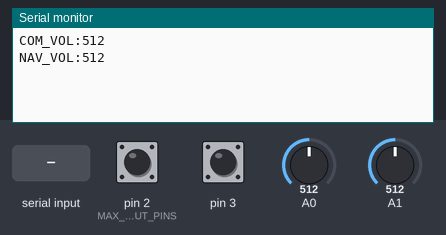
This sketch was run on a simulated Arduino Uno, built with avr-gcc and run on an emulated ATmega328P. Parts: the last lines printed to the serial monitor. The test bench sets the inputs (shaded band); at power-on: A0 = 512, A1 = 512, pin 2 (MAX_INPUT_PINS) HIGH, pin 3 HIGH.

Above: at 1.2 s.
1.3 s: "ID\n" received over Serial
At 2.0 s:
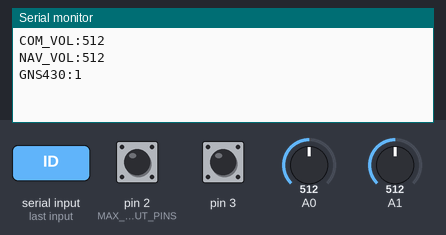
2.8 s: A0 set to 716
At 3.7 s:
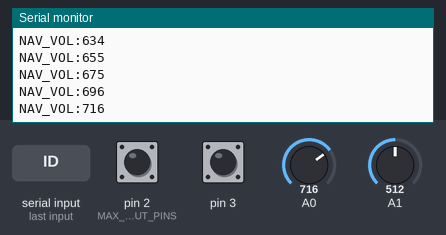
4.3 s: A1 set to 716
At 5.5 s:
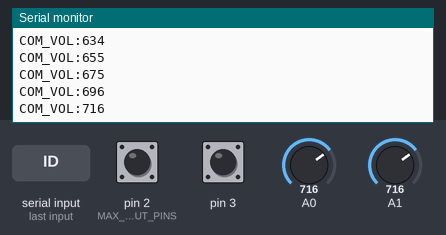
5.8 s: A0 set to 900
At 6.8 s:
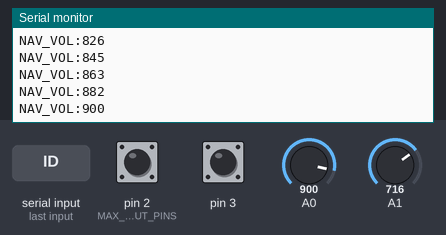
7.3 s: A1 set to 900
At 8.5 s:
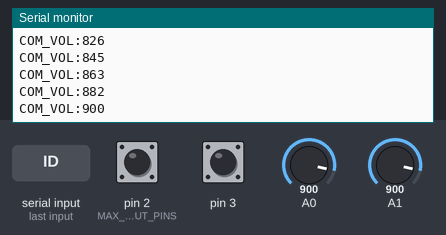

Measured:
- after the input at 1.3 s, the serial monitor: prints a new line at once (image 1)
- after the input at 2.8 s, the serial monitor: prints a new line at once (image 2)
- after the input at 4.3 s, the serial monitor: prints a new line at once (image 3)
- after the input at 5.8 s, the serial monitor: prints a new line at once (image 4)
- after the input at 7.3 s, the serial monitor: prints a new line at once (image 5)

The sketch:

gns430.ino
```cpp
#include <movingAvg.h>

#include <Wire.h>
#include <SparkFunSX1509.h>

#define EXPANDER_COUNT 2

#define MAX_INPUT_PINS 2
#define MAX_INPUTS 16
#define SERIAL_BUF_SIZE 80

class Input {
 public:
  Input(int pin_0, int pin_1) :
    pin_0_mask_(1 << pin_0),
    pin_1_mask_(pin_1 > 0 ? 1 << pin_1 : 0),
    pin_mask_(pin_0_mask_ | pin_1_mask_) {
    pins_[0] = pin_0;
    pins_[1] = pin_1;
    for (int i = 0; i < MAX_INPUT_PINS; ++i) {
      last_[i] = HIGH;
    }
  }

  virtual void initialize(SX1509 *io) {
    io_ = io;
    for (int i = 0; i < MAX_INPUT_PINS; ++i) {
      if (pins_[i] != -1) {
        io_->pinMode(pins_[i], INPUT_PULLUP);
        io_->debouncePin(pins_[i]);
        io_->enableInterrupt(pins_[i], edge_trigger_mode());
      }
    }
  }

  virtual void edge(unsigned int changed_pins) = 0;

  virtual byte edge_trigger_mode() {return RISING;}

  const unsigned int pin_0_mask_;
  const unsigned int pin_1_mask_;
  const unsigned int pin_mask_;
  int pins_[MAX_INPUT_PINS];

 protected:
  SX1509 * io_;
  int last_[MAX_INPUT_PINS];
};

class Button : public Input {
 public:
  Button(int pin, const char *command) :
      Input(pin, -1),
      command_(command) {
  }

  virtual void edge(unsigned int changed_pins) {
    Serial.println(command_);
  }
 private:
  const char *command_;
};

class Toggle : public Input {
 public:
  Toggle(int pin, const char *command, int active) :
      Input(pin, -1),
      command_(command),
      active_(active) {
  }

  virtual void edge(unsigned int changed_pins) {
    Serial.print(command_);
    if (io_->digitalRead(pins_[0]) == active_) {
      Serial.println("_ON");
    } else {
      Serial.println("_OFF");
    }
  }

  virtual byte edge_trigger_mode() { return CHANGE; }
 private:
  const char *command_;
  const int active_;
};

class HoldButton : public Input {
 public:
  HoldButton(int pin, int hold_time_ms, const char *edge_command, const char *hold_command) :
      Input(pin, -1),
      hold_time_ms_(hold_time_ms),
      hold_triggered_(false),
      low_edge_time_ms_(-1),
      edge_command_(edge_command),
      hold_command_(hold_command) {
  }

  virtual void edge(unsigned int changed_pins) {
    if (io_->digitalRead(pins_[0]) == HIGH) {
      if (!hold_triggered_) {
        Serial.println(edge_command_);
      }
      low_edge_time_ms_ = -1;
      hold_triggered_ = false;
    } else {
      low_edge_time_ms_ = millis();
      hold_triggered_ = false;
    }
  }

  virtual byte edge_trigger_mode() { return CHANGE; }

  void scan(int milliseconds) {
    if ( low_edge_time_ms_ == -1 || hold_triggered_) {
      return;
    }
    if (milliseconds - low_edge_time_ms_ >= hold_time_ms_) {
      hold_triggered_ = true;
      Serial.println(hold_command_);
    }
  }

 private:
  int hold_time_ms_;
  int low_edge_time_ms_;
  bool hold_triggered_;
  const char *edge_command_;
  const char *hold_command_;
};

class Encoder : public Input {
 public:
  Encoder(int pin_a, int pin_b, const char *left_command, const char *right_command) :
      Input(pin_a, pin_b),
      left_command_(left_command),
      right_command_(right_command),
      a_val_(0),
      b_val_(0) {}

  virtual void initialize(SX1509 *io) {
    Input::initialize(io);
    scan();
  }

  virtual void edge(unsigned int changed_pins) {
    bool a_changed = (changed_pins & pin_0_mask_) >> pins_[0];
    bool b_changed = (changed_pins & pin_1_mask_) >> pins_[1];
    a_val_ = a_val_ != a_changed;
    b_val_ = b_val_ != b_changed;

    if (a_val_ == b_val_) return;

    if (changed_pins & pin_0_mask_) {
      Serial.println(left_command_);
    } else {
      Serial.println(right_command_);
    }
  }

  virtual byte edge_trigger_mode() { return CHANGE; }

  void scan() {
    a_val_ = io_->digitalRead(pins_[0]);
    b_val_ = io_->digitalRead(pins_[1]);
  }
 private:
  const char *left_command_;
  const char *right_command_;
  bool a_val_;
  bool b_val_;
};

#define PIN_CASE(pin) \
    case 1 << pin:\
      pin_to_input_[pin]->edge(changed_pins);\
      break;


class Expander {
 public:
  Expander(const byte i2c_address, int interrupt_pin, void (*isr)(), Input* inputs[], int num_inputs) :
      i2c_address_(i2c_address),
      interrupt_pin_(interrupt_pin),
      isr_(isr),
      num_inputs_(num_inputs < MAX_INPUTS ? num_inputs : MAX_INPUTS) {
    pinMode(interrupt_pin_, INPUT_PULLUP);
    attachInterrupt(digitalPinToInterrupt(interrupt_pin_),
                  isr_, FALLING);
    if (!io_.begin(i2c_address_))
    {
      Serial.print("Failed to init SX1509 at ");
      Serial.print(i2c_address_);
    }
    io_.debounceTime(1);

    memset(pin_to_input_, NULL, sizeof(pin_to_input_[0]) * MAX_INPUTS);
    for (int i = 0; i < num_inputs_; ++i) {
      inputs_[i] = inputs[i];
      for (int j = 0; j < MAX_INPUT_PINS; ++j) {
        int pin = inputs_[i]->pins_[j];
        if (pin == -1) continue;
        pin_to_input_[pin] = inputs[i];
      }
      inputs_[i]->initialize(&io_);
    }
  }

  void scan() {
    if (interrupt_pending_) {
      interrupt_pending_ = false;
      unsigned int changed_pins = io_.interruptSource();
      switch(changed_pins) {
        PIN_CASE(0)
        PIN_CASE(1)
        PIN_CASE(2)
        PIN_CASE(3)
        PIN_CASE(4)
        PIN_CASE(5)
        PIN_CASE(6)
        PIN_CASE(7)
        PIN_CASE(8)
        PIN_CASE(9)
        PIN_CASE(10)
        PIN_CASE(11)
        PIN_CASE(12)
        PIN_CASE(13)
        PIN_CASE(14)
        PIN_CASE(15)
      }
    }
  }

  volatile bool interrupt_pending_;

 private:
  const byte i2c_address_;
  int interrupt_pin_;
  void (*isr_)();
  SX1509 io_;
  Input* inputs_[MAX_INPUTS];
  Input* pin_to_input_[MAX_INPUTS];
  int num_inputs_;
};


Expander* expanders[EXPANDER_COUNT];

void isr_0() {
  expanders[0]->interrupt_pending_ = true;
}

void isr_1() {
  expanders[1]->interrupt_pending_ = true;
}

class Potentiometer {
 public:
  Potentiometer(int pin, int dead_zone, char* command) :
      pin_(pin),
      dead_zone_(dead_zone),
      last_value_(-1),
      command_(command),
      avg_value_(10) {
    avg_value_.begin();
  }

  void scan(bool heartbeat) {
    int value = avg_value_.reading(analogRead(pin_));

    int difference = last_value_ - value;
    bool non_zero = abs(difference) > dead_zone_;
    if (non_zero || heartbeat) {
      last_value_ = value;
      Serial.print(command_);
      Serial.println(last_value_);
    }
  }

 private:
  int pin_;
  int dead_zone_;
  movingAvg avg_value_;
  int last_value_;
  char *command_;
};

Encoder* freq_small;
Encoder* freq_large;
Encoder* fms_small;
Encoder* fms_large;
HoldButton* clear_button;
Potentiometer* com_volume;
Potentiometer* nav_volume;
Toggle* id_toggle;
Toggle* power_toggle;

void setup()
{
  ADCSRA = (ADCSRA & B11111000) | 4;
  Serial.begin(9600);

  freq_small = new Encoder(0, 1, "FREQ_SMALL_INCR", "FREQ_SMALL_DECR");
  freq_large = new Encoder(2, 3, "FREQ_LARGE_DECR", "FREQ_LARGE_INCR");
  fms_small = new Encoder(4, 5, "FMS_SMALL_INCR", "FMS_SMALL_DECR");
  fms_large = new Encoder(6, 7, "FMS_LARGE_DECR", "FMS_LARGE_INCR");
  id_toggle = new Toggle(4, "ID", HIGH);
  power_toggle = new Toggle(12, "POWER", LOW);
  Input* inputs_0[] = {
     freq_small,
     freq_large,
     id_toggle,
     new Button(5, "MSG"),
     new Button(6, "FPL"),
     new Button(7, "PROC"),
     new Button(10, "OBS"),
     new Button(11, "CDI"),
     power_toggle,
     new Button(13, "COM_TRANS"),
     new Button(14, "NAV_TRANS"),
     new Button(15, "FREQ_PUSH"),
  };
  expanders[0] = new Expander(0x3E, 2, isr_0, inputs_0, 12);

  clear_button = new HoldButton(15, 1000, "CLR", "CLR_HOLD");
  Input* inputs_1[] = {
     new Button(0, "FMS_PUSH"),
     fms_small,
     fms_large,
     new Button(10, "RNG_DN"),
     new Button(11, "RNG_UP"),
     new Button(12, "MENU"),
     new Button(13, "ENT"),
     new Button(14, "DIRECT"),
     clear_button,
  };
  expanders[1] = new Expander(0x3F, 3, isr_1, inputs_1, 9);

  com_volume = new Potentiometer(1, 2, "COM_VOL:");
  nav_volume = new Potentiometer(0, 2, "NAV_VOL:");
}

int last_slow_scan = 0;
int last_heartbeat = 0;
char serial_buffer[SERIAL_BUF_SIZE];
int serial_pos = 0;
void loop()
{
  expanders[0]->scan();
  expanders[1]->scan();
  int milliseconds = millis();
  if (milliseconds - last_slow_scan > 50) {
    last_slow_scan = milliseconds;
    bool heartbeat = milliseconds - last_heartbeat > 30000;
    com_volume->scan(heartbeat);
    nav_volume->scan(heartbeat);
    if (heartbeat) {
      id_toggle->edge(0);
      power_toggle->edge(0);
      last_heartbeat = milliseconds;
    }

    clear_button->scan(milliseconds);
    freq_small->scan();
    freq_large->scan();
    fms_small->scan();
    fms_large->scan();
  }
  if (Serial.available() > 0) {
    if (serial_pos >= SERIAL_BUF_SIZE) {
      serial_pos = 0;
    }
    serial_buffer[serial_pos] = Serial.read();

    switch(serial_buffer[serial_pos]) {
      case '\n':
        serial_buffer[serial_pos] = '\0';
        if (strncmp(serial_buffer, "ID", 2) == 0) {
          Serial.println("GNS430:1");
        }
        break;
      default:
        break;
    }
    serial_pos++;
  }
}
```
